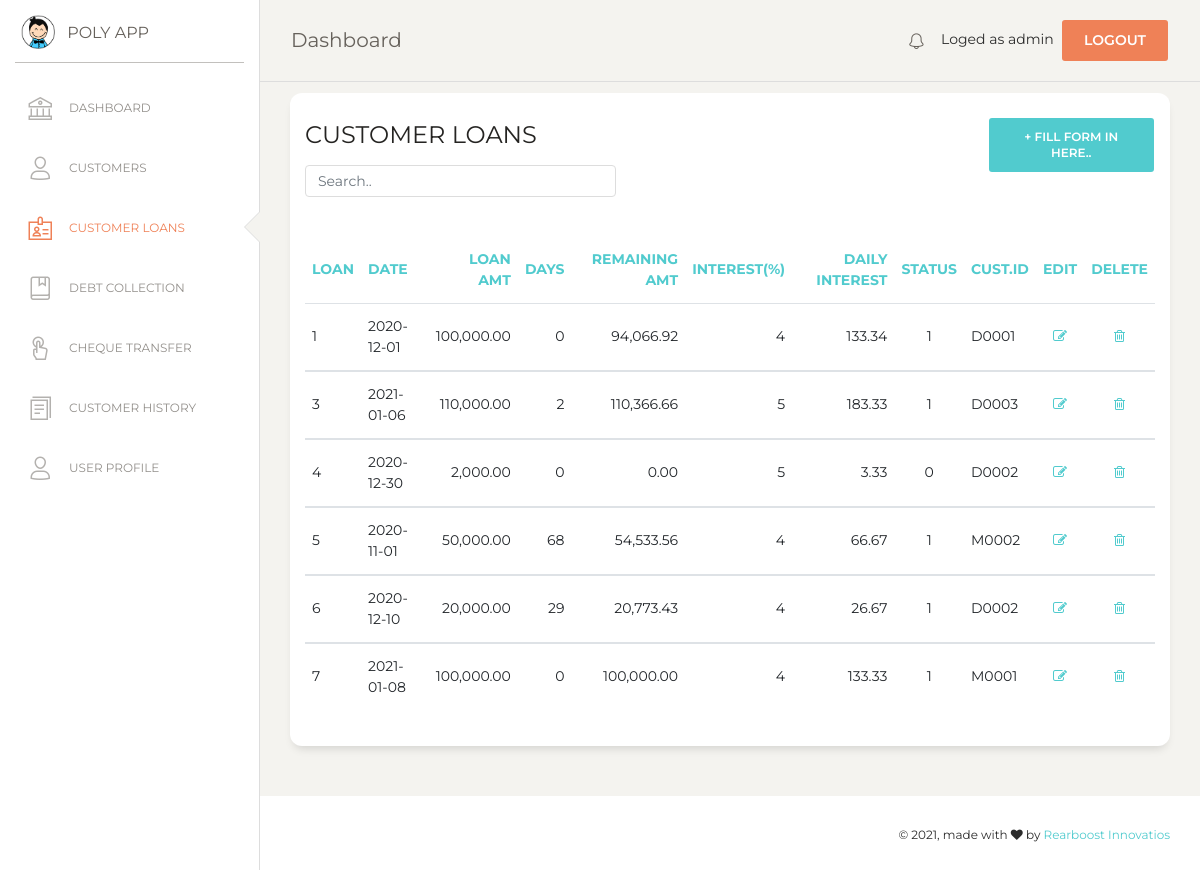
/customer_loan.php (signed in), run on the app's committed database.
### tables this page shows
CREATE TABLE `loan` (
  `loan_no` int(7) NOT NULL,
  `l_date` date NOT NULL,
  `amount` double(10,2) NOT NULL,
  `interest` int(5) NOT NULL,
  `value_of_interest` double(10,2) NOT NULL,
  `cust_id` varchar(10) NOT NULL,
  `l_status` tinyint(4) NOT NULL
);

### customer_loan.php (the view, shortened to what this page needs)
<?php
if (!isset($_SESSION['loged_user'])) {
    header('location: login.php');
}else {
$con = mysqli_connect(DB_HOSTNAME,DB_USERNAME,DB_PASSWORD);
mysqli_select_db($con,DB_NAME);
?>
<!DOCTYPE html>
<html lang="en">
<head>
  <link href="https://maxcdn.bootstrapcdn.com/font-awesome/latest/css/font-awesome.min.css" rel="stylesheet">
  <link href="assets/css/bootstrap.min.css" rel="stylesheet" />
  <link href="assets/css/paper-dashboard.css?v=2.0.1" rel="stylesheet" />
  <link href="assets/demo/demo.css" rel="stylesheet" />
</head>
<body class="">
  <div class="wrapper ">
    <div class="sidebar" data-color="white" data-active-color="danger">
      <div class="logo">
        <a href="#" class="simple-text logo-mini">
          <div class="logo-image-small">
            <img src="assets/img/logo-small.png">
          </div>
        </a>
        <a href="#" class="simple-text logo-normal">
          POLY APP
        </a>
      </div>
      <div class="sidebar-wrapper">
        <ul class="nav">
          <li>
            <a href="index">
              <i class="nc-icon nc-bank"></i>
              <p>DASHBOARD</p>
            </a>
          </li>
          <li>
            <a href="customer">
              <i class="nc-icon nc-single-02"></i>
              <p>CUSTOMERS</p>
            </a>
          </li>
          <li class="active">
            <a href="customer_loan">
              <i class="nc-icon nc-badge"></i>
              <p>CUSTOMER LOANS</p>
            </a>
          </li>
          <li>
            <a href="debt_collection">
              <i class="nc-icon nc-book-bookmark"></i>
              <p>DEBT COLLECTION</p>
            </a>
          </li>
          <li>
            <a href="cheque_transfer">
              <i class="nc-icon nc-tap-01"></i>
              <p>CHEQUE TRANSFER</p>
            </a>
          </li>
          <li>
            <a href="report">
              <i class="nc-icon nc-single-copy-04"></i>
              <p>CUSTOMER HISTORY</p>
            </a>
          </li>
          <li>
            <a href="user">
              <i class="nc-icon nc-single-02"></i>
              <p>USER PROFILE</p>
            </a>
          </li>
        </ul>
      </div>
    </div>
    <div class="main-panel">
      <?php include('include/nav.php');  ?>
      <div class="content">
      <div class="row">
          <div class="col-md-12">
            <div class="card">
              <div class="row">
              <div class="col-md-9">
              <div class="card-header">
                <h4 class="card-title"> CUSTOMER LOANS</h4>
                <input class="form-control myInput" id="myInput" type="text" placeholder="Search..">
              </div>
              </div>
              <div class="col-md-3">
                 <div class="card-header">
                    <button type="button" class="btn btn-primary add-btn" data-toggle="modal" data-target="#Form1">+ Fill Form in here..
                    </button>
                 </div>
              </div>
              </div>
              <div class="card-body">
              </div>
              <div class="card-body">
                <div class="table-responsive">
                  <table class="table" id="myTable">
                    <thead class="text-primary">
                      <th>                      Loan</th>
                      <th>                      Date</th>
                      <th class="text-right">   Loan Amt</th>
                      <th class="text-right">   Days</th>
                      <th class="text-right">   Remaining Amt</th>
                      <th class="text-right">   Interest(%)</th>
                      <th class="text-right">   Daily Interest</th>
                      <th class="text-center">  Status</th>
                      <th>                      cust.ID</th>
                      <th class="text-center">  Edit 				</th>
                      <th class="text-center">  Delete 			</th>
                    </thead>
                    <tbody>
                      <?php
                      $sql=mysqli_query($con,"SELECT * FROM loan");
                      $numRows = mysqli_num_rows($sql);
                      if($numRows > 0) {
                        while($row = mysqli_fetch_assoc($sql)) {
                          $loan_no  = $row['loan_no'];
                          $l_date   = strtotime($row['l_date']);
                          $loan_amt = $row['amount'];
                          $interest = $row['value_of_interest'];
                        $check = mysqli_query($con,"SELECT * FROM (SELECT * FROM loan_installement WHERE loan_installement.loan_no = '$loan_no') V ORDER BY V.id DESC LIMIT 1;");
                        $data1 = mysqli_fetch_array($check);
                        $li_date         = strtotime($data1['li_date']);
                        $remaining_amt   = $data1['remaining_amt'];
                        $now_date        = time();
                        if(empty($remaining_amt))
                        {
                           $pre_date   = $l_date;
                           $remain_amt = $loan_amt;
                           $Days = round(($now_date-$pre_date) / (60 * 60 * 24))-1;
                           $remain_amount = ($remain_amt + ($interest*$Days));
                        }
                        else if($remaining_amt==0){
                           $Days = 0;
                           $remain_amount = 0.00;
                        }
                        else
                        {
                           $pre_date   = $li_date;
                           $remain_amt = $remaining_amt;
                           $Days = round(($now_date-$pre_date) / (60 * 60 * 24))-1;
                           $remain_amount = ($remain_amt + ($interest*$Days));
                        }
                          ?>
                    <tr>
                      <td>                   <?php echo $row['loan_no']?>  </td>
                      <td>                   <?php echo $row['l_date']?>   </td>
                      <td class="text-right"><?php echo number_format($row['amount'],2)?>  </td>
                      <td class="text-right"><?php echo $Days; ?>   </td>
                      <td class="text-right"><?php echo number_format($remain_amount,2);?></td>
                      <td class="text-right"><?php echo $row['interest']?> </td>
                      <td class="text-right"><?php echo number_format($row['value_of_interest'],2)?> </td>
                      <td class="text-center"><?php echo $row['l_status'] ?> </td>
                      <td>                    <?php echo $row['cust_id'] ?>  </td>
                      <td class="text-center">
                        <a href="#" onclick="editView(<?php echo $row['loan_no']; ?>)" name="edit">
                        <i class="fa fa-pencil-square-o" aria-hidden="true"></i></a>
                      </td>
                      <td class="text-center">
                        <a href="#" onclick="confirmation('event','<?php echo $row['loan_no']; ?>')"  name="delete">
                        <i class="fa fa-trash-o" aria-hidden="true"></i></a>
                      </td>
                    </tr>
                    </tbody>
                           <?php
                        }
                      }
                    ?>
                    </table>
                </div>
              </div>
              </div>
            </div>
          </div>
          </div>
        </div>
        </div>
       <?php include('include/footer.php');  ?>
</body>
</html>
<?php
}
?>

### assets/demo/demo.css (style rules this page uses)
.add-btn { float: right !important; }
.myInput { width: 50% !important; }

### data on the page
loan: loan_no "1", l_date "2020-12-01", amount "100,000.00", Days "0", remain_amount "94,066.92", interest "4", value_of_interest "133.34", l_status "1", cust "D0001"
loan: loan_no "3", l_date "2021-01-06", amount "110,000.00", l_date "2", remain_amount "110,366.66", interest "5", value_of_interest "183.33", l_status "1", cust "D0003"
loan: loan_no "4", l_date "2020-12-30", amount "2,000.00", Days "0", remain_amount "0.00", interest "5", value_of_interest "3.33", l_status "0", cust "D0002"
loan: loan_no "5", l_date "2020-11-01", amount "50,000.00", l_date "68", remain_amount "54,533.56", interest "4", value_of_interest "66.67", l_status "1", cust "M0002"
loan: loan_no "6", l_date "2020-12-10", amount "20,000.00", l_date "29", remain_amount "20,773.43", interest "4", value_of_interest "26.67", l_status "1", cust "D0002"
loan: loan_no "7", l_date "2021-01-08", amount "100,000.00", l_date "0", remain_amount "100,000.00", interest "4", value_of_interest "133.33", l_status "1", cust "M0001"

### other printed values
$_SESSION['loged_user'] "admin"
